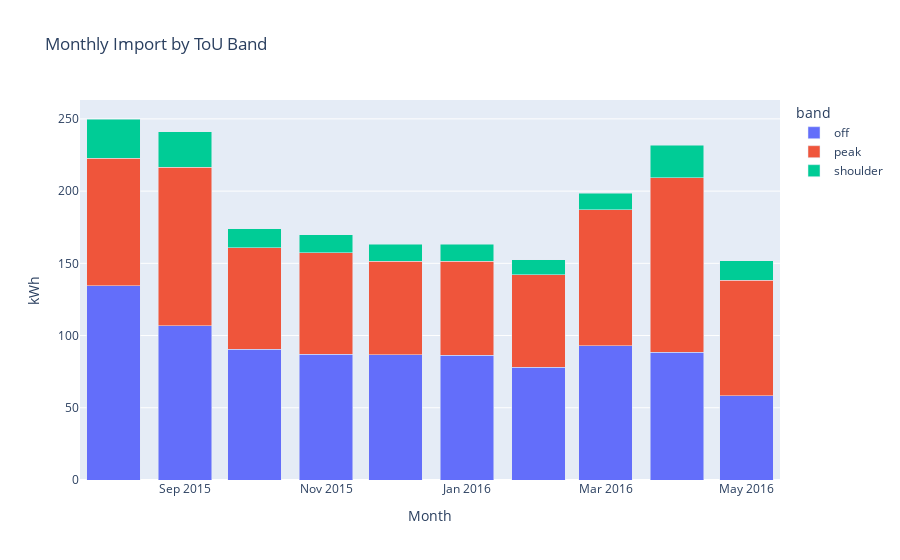

Here is the notebook cell this chart was saved with:
### Code cell
tou = ml.transform.tou_bins(df[df["flow"]=="grid_import"], bands)  # month + off/peak/shoulder
melted = tou.melt(id_vars="month", var_name="band", value_name="kwh")

fig = px.bar(
    melted, x="month", y="kwh", color="band",
    title="Monthly Import by ToU Band",
    labels={"month":"Month","kwh":"kWh"},
    barmode="stack"
)
fig.update_layout(hovermode="x unified")
fig.show()

### Figure 1 — Plotly figure (JSON) as saved in the notebook; plotly's stock layout.template omitted (floating-point values rounded to 4 significant figures)
{"data": [{"hovertemplate": "band=off<br>Month=%{x}<br>kWh=%{y}<extra></extra>", "legendgroup": "off", "marker": {"color": "#636efa", "pattern": {"shape": ""}}, "name": "off", "orientation": "v", "showlegend": true, "textposition": "auto", "type": "bar", "x": ["2015-08", "2015-09", "2015-10", "2015-11", "2015-12", "2016-01", "2016-02", "2016-03", "2016-04", "2016-05"], "xaxis": "x", "y": [134.4, 106.7, 90.6, 87.02, 86.56, 86.44, 78.14, 92.87, 88.39, 58.36], "yaxis": "y"}, {"hovertemplate": "band=peak<br>Month=%{x}<br>kWh=%{y}<extra></extra>", "legendgroup": "peak", "marker": {"color": "#EF553B", "pattern": {"shape": ""}}, "name": "peak", "orientation": "v", "showlegend": true, "textposition": "auto", "type": "bar", "x": ["2015-08", "2015-09", "2015-10", "2015-11", "2015-12", "2016-01", "2016-02", "2016-03", "2016-04", "2016-05"], "xaxis": "x", "y": [88.41, 109.9, 70.16, 70.41, 64.72, 64.87, 63.82, 94.31, 120.9, 79.88], "yaxis": "y"}, {"hovertemplate": "band=shoulder<br>Month=%{x}<br>kWh=%{y}<extra></extra>", "legendgroup": "shoulder", "marker": {"color": "#00cc96", "pattern": {"shape": ""}}, "name": "shoulder", "orientation": "v", "showlegend": true, "textposition": "auto", "type": "bar", "x": ["2015-08", "2015-09", "2015-10", "2015-11", "2015-12", "2016-01", "2016-02", "2016-03", "2016-04", "2016-05"], "xaxis": "x", "y": [27.1, 24.46, 13.04, 12.33, 11.98, 11.84, 10.6, 11.24, 22.37, 13.64], "yaxis": "y"}], "layout": {"barmode": "stack", "hovermode": "x unified", "legend": {"title": {"text": "band"}, "tracegroupgap": 0}, "title": {"text": "Monthly Import by ToU Band"}, "xaxis": {"anchor": "y", "domain": [0, 1], "title": {"text": "Month"}}, "yaxis": {"anchor": "x", "domain": [0, 1], "title": {"text": "kWh"}}}}
